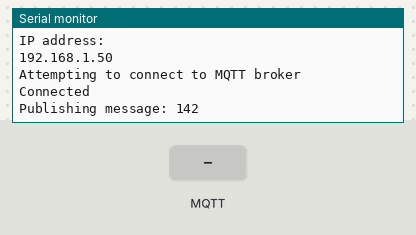
The sketch below on a simulated ESP32. Parts: the last lines printed to the serial monitor. The test bench sets the inputs (shaded band). WiFi joins after 1.5 s; servers stay silent unless stated; random numbers use the default seed unless the sketch sets one; no MQTT or app messages arrive unless stated.

Above: at 2.7 s.
2.8 s: MQTT message "0" arrives on the first subscribed topic
At 3.9 s:
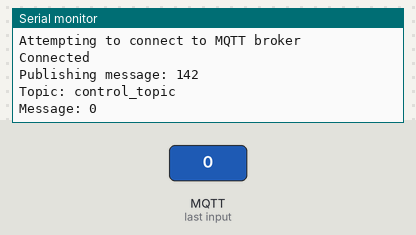
4.3 s: MQTT message "on" arrives on the first subscribed topic
At 5.1 s:
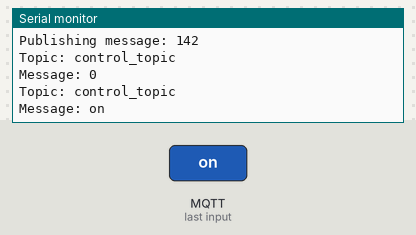
5.8 s: MQTT message "off" arrives on the first subscribed topic
At 6.2 s:
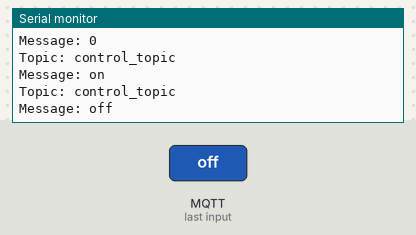

Measured:
- after the input at 2.8 s, the serial monitor: prints a new line at once (image 1)
- after the input at 4.3 s, the serial monitor: prints a new line at once (image 2)
- after the input at 5.8 s, the serial monitor: prints a new line at once (image 3)

The sketch:

rng_sender.ino
```cpp
#include <Arduino.h>
#include <WiFi.h>
#include <PubSubClient.h>

// WiFi connection
const char *ssid = "";
const char *password = "";

// MQTT server stuff
const char *mqtt_server = "driver.cloudmqtt.com";
const int mqtt_port = 18678;
const char *mqtt_user = "lvumygpt";
const char *mqtt_pass = "JyCVNlyqGHQf";

const char *mainTopic = "Main_Topic";
const char *controlTopic = "control_topic";

boolean state = true;

// Wifi globals
WiFiClient espClient;
PubSubClient client(espClient);

// Message globals
unsigned long lastMsg = 0;
String toSend;
char buf[3];

void setup_wifi()
{
    delay(10);
    Serial.println(); // print empty line to demarcate connection attempt
    Serial.print("Connecting to ");
    Serial.println(ssid);

    WiFi.mode(WIFI_STA);        // define wifi connection security mode
    WiFi.begin(ssid, password); // connect to wifi

    while (WiFi.status() != WL_CONNECTED)
    {
        delay(500);
        Serial.print("."); // print dots every .5 seconds until connected
    }

    Serial.println("");
    Serial.println("Connection to WiFi successful");
    Serial.println("IP address: ");
    Serial.println(WiFi.localIP());
}

void callback(char *topic, byte *payload, unsigned int length)
{
    String incoming = "";
    Serial.print("Topic: "); // println "Topic: [topic]"
    Serial.println(topic);
    Serial.print("Message: "); // println "Message: [msg]"
    for (int i = 0; i < length; i++)
    {
        incoming += (char)payload[i];
    }
    incoming.trim();
    Serial.println(incoming);
    Serial.println();

    String topicStr(topic);

    if (topicStr.equals(controlTopic))
    {
        if (incoming == "0")
        {
            state = false;
        }
        if (incoming == "1")
        {
            state = true;
        }
    }
}

void reconnect()
{
    // retries connection to mqtt if still not connected
    // throw exception if takes too long
    while (!client.connected())
    {
        Serial.println("Attempting to connect to MQTT broker");

        String clientID = "ESP_Client_";
        clientID += 6; //String(random(0xffff), HEX);

        if (client.connect(clientID.c_str(), mqtt_user, mqtt_pass))
        {
            Serial.println("Connected");
            // publish connection method to placeholder topic
            client.publish("xd", "TESTING CONNECTION");
            client.subscribe(controlTopic);
        }
        else
        {
            Serial.print("Failed, rc=");
            Serial.print(client.state());
            Serial.println("Try again in 5 seconds");
            delay(5000);
        }
    }
}

void setup()
{
    // pins configs
    Serial.begin(115200);                     // common value for NodeMCU
    setup_wifi();                             // setup wifi connection (internet link)
    client.setServer(mqtt_server, mqtt_port); // server address, port
    client.setCallback(callback);             // ref to callback() func (on_message equiv.)
}

void loop()
{
    if (!client.connected())
    {
        reconnect(); // perform reconnect loop
    }
    client.loop(); // perform this function on mcu client (a lil recursion) in case of failure

    toSend = String(random(300));
    toSend.toCharArray(buf, 3);
    if (state)
    {
        if (millis() - lastMsg > 2000)
        {
            lastMsg = millis();
            Serial.print("Publishing message: ");
            Serial.println(toSend);         // display what message is to be published
            client.publish(mainTopic, buf); // publish to the placeholder topic
        }
    }
}
```
